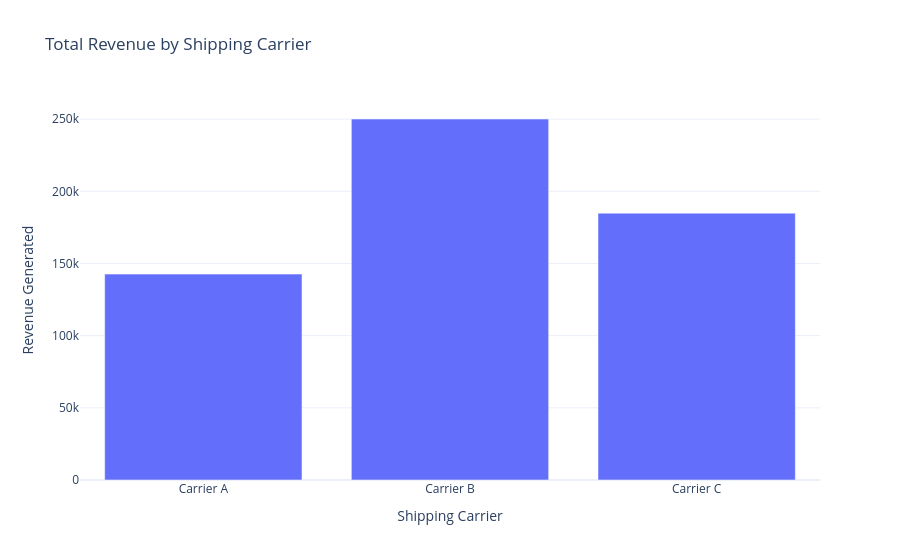

Notebook code cell kept with this figure:
### Markdown cell above
### Total Revenue by Shipping Carrier

### Code cell
total_revenue = df.groupby('Shipping carriers')['Revenue generated'].sum().reset_index()
fig = go.Figure()
fig.add_trace(go.Bar(x=total_revenue['Shipping carriers'],
                     y=total_revenue['Revenue generated']))

fig.update_layout(title='Total Revenue by Shipping Carrier',
                  xaxis_title = 'Shipping Carrier',
                  yaxis_title = 'Revenue Generated')
fig.show()

### Figure 1 — Plotly figure (JSON) as saved in the notebook; plotly's stock layout.template omitted (floating-point values rounded to 4 significant figures)
{"data": [{"type": "bar", "x": ["Carrier A", "Carrier B", "Carrier C"], "y": [142600.0, 250100.0, 184900.0]}], "layout": {"title": {"text": "Total Revenue by Shipping Carrier"}, "xaxis": {"title": {"text": "Shipping Carrier"}}, "yaxis": {"title": {"text": "Revenue Generated"}}}}
